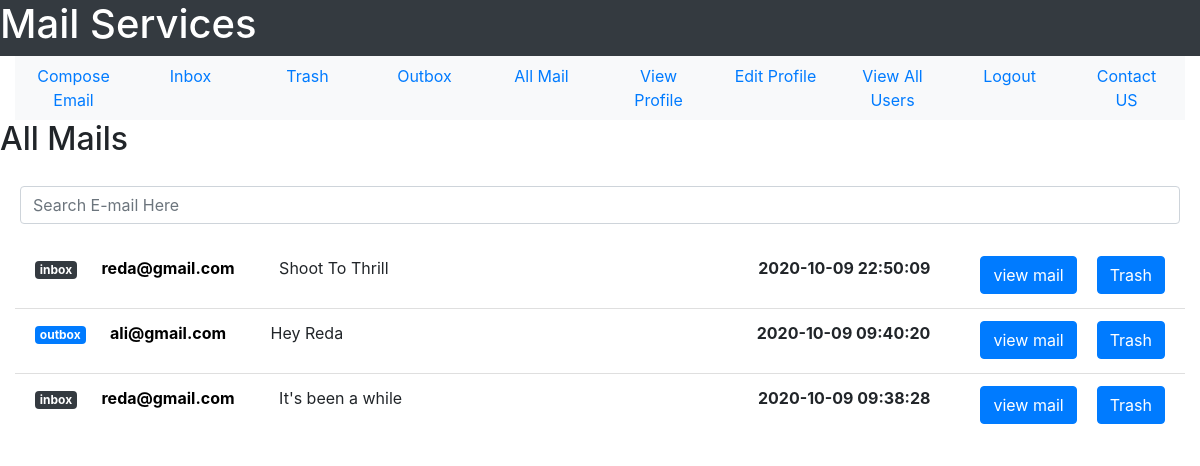
The app's page /all-mail (signed in), older data.
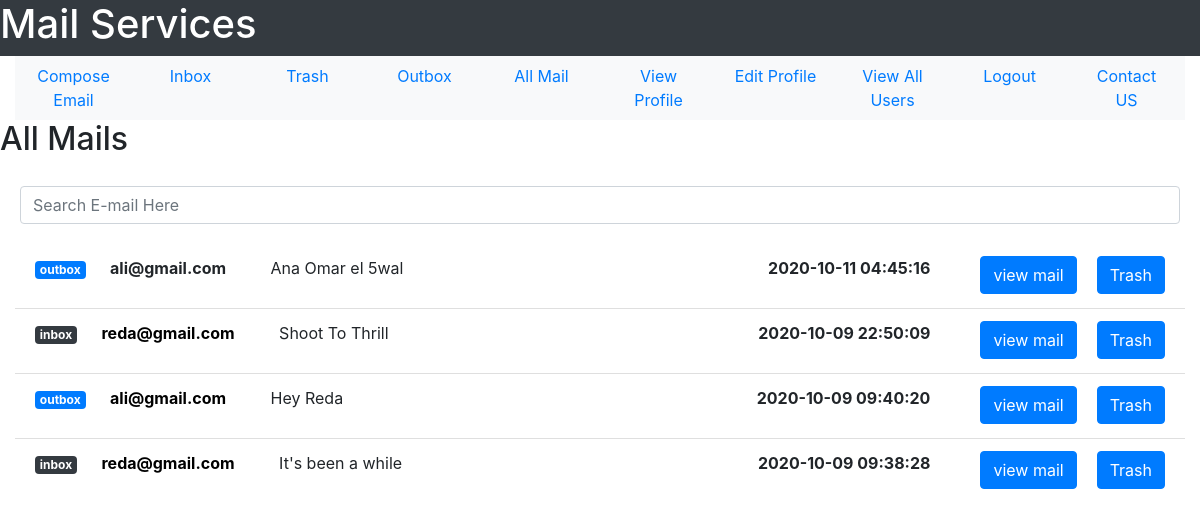
The same page, newer data.
### tables this page shows
CREATE TABLE user(user_id INTEGER PRIMARY KEY, user_name TEXT NOT NULL, user_email TEXT NOT NULL, user_password TEXT  NOT NULL, user_gender TEXT NOT NULL, user_date_of_birth TEXT NOT NULL, user_city TEXT NOT NULL, user_country TEXT NOT NULL, user_contact INTEGER, user_account_creation_date TEXT NOT NULL, user_active INTEGER DEFAULT 0 CHECK(user_active == 1 OR user_active == 0), UNIQUE(user_email));

CREATE TABLE mail(mail_id INTEGER PRIMARY KEY, sender_id INTEGER NOT NULL, receiver_id INTEGER NOT NULL, mail_subject TEXT, mail_body TEXT,  mail_date TEXT NOT NULL,mail_seen INTEGER DEFAULT 0 CHECK(mail_seen == 0 OR mail_seen == 1), sender_trashed INTEGER DEFAULT 0 CHECK(sender_trashed == 0 OR sender_trashed == 1), receiver_trashed INTEGER DEFAULT 0 CHECK(receiver_trashed == 0 OR receiver_trashed == 1), multiple_receivers INTEGER DEFAULT 0 CHECK(multiple_receivers == 0 OR multiple_receivers == 1), FOREIGN KEY(sender_id, receiver_id) REFERENCES user(user_id, user_id));

### User/User_Mail/user_mail.py (the view)
@user_mail_bp.route("/all-mail")
def see_all_mail():
    inbox = return_inbox(get_user_id(session["email"]))
    outbox = return_outbox(get_user_id(session["email"]))
    all_mail = sort_mails(inbox + outbox)
    return render_template("User_Mail/view_all_mail.html", all_mail = all_mail, user_email = session['email'])

### User/User_Mail/user_mail.py (called while the page is built)
def get_user_id(user_email):
    sqlite_connection = sqlite3.connect('MAIL_DB.db')
    select_user_query = """SELECT user_id FROM user WHERE user_email = ?;"""
    select_user_query_data = (user_email,)
    user_record = sqlite_connection.execute(select_user_query, select_user_query_data)
    user_id = 0
    for data in user_record:
        user_id = data[0]
    sqlite_connection.close()
    return user_id

def get_user_email(user_id):
    sqlite_connection = sqlite3.connect('MAIL_DB.db')
    select_user_query = """SELECT user_email FROM user WHERE user_id = ?;"""
    select_user_query_data = (user_id,)
    user_record = sqlite_connection.execute(select_user_query, select_user_query_data)
    user_email = ""
    for data in user_record:
        user_email = data[0]
    sqlite_connection.close()
    return user_email

def remove_milli_seconds(full_date):
    date = datetime.strptime(full_date, '%Y-%m-%d %H:%M:%S.%f')
    return date.strftime('%Y-%m-%d %H:%M:%S')

### User/User_Mail/templates/User_Mail/view_all_mail.html (shortened to what the changed rows need)
<!DOCTYPE html>
<html lang = "en">
    <head>
        <link rel="stylesheet" href="https://maxcdn.bootstrapcdn.com/bootstrap/4.5.2/css/bootstrap.min.css">
    </head>
    <body>
        <div class = "container-fluid">
            <div class = "row bg-dark text-white">
                <h1>Mail Services</h1>
            </div>
            <div class = "row">
                <h2>All Mails</h2>
            </div>
            <div>
                <ul class = "list-group list-group-flush">
                    {% for user_mail in all_mail %}
                        {% if user_mail["sender_mail"] == user_email %}
                            <li class = "list-group-item">
                                <p>
                                    <span class = "badge badge-primary">outbox</span>
                                    {%if user_mail["receiver_mail"] != "Multiple Receivers"%}
                                        <a href = "{{url_for('user_mail_bp.compose_to_email', user_mail = user_mail['sender_mail'])}}" style = "color: black;">
                                            <strong style = "margin: 20px;" id = "userMail">{{user_mail["sender_mail"]}}</strong>
                                        </a>
                                    {% else %}
                                        <strong style = "margin: 20px;" id = "userMail">{{user_mail["sender_mail"]}}</strong>
                                    {% endif %}
                                    <span style = "margin: 20px;" id = "mailSubject">{{user_mail["mail_subject"]}}</span>
                                    <a href = "{{url_for('user_mail_bp.all_mail_to_trash', mail_id = user_mail['mail_id'], trash_identity = 0)}}"
                                    class = "btn btn-primary float-right" style = "margin-left: 20px;">Trash</a>
                                    <a href = "{{url_for('user_mail_bp.view_mail', mail_id = user_mail['mail_id'])}}" class = "btn btn-primary float-right">view mail</a>
                                    <strong style = "margin-right: 50px;" class = "float-right">{{user_mail["mail_date"]}}</strong>
                                </p>
                            </li>
                            {% endif %}
                    {% endfor %}
                </ul>
                </div>
        </div>
    </body>
</html>

Row changes from the older to the newer data that the page shows:
added mail: mail_subject "Ana Omar el 5wal"
Text that changed along with them:
new list line: "outbox Trash view mail 2020-10-11 04:45:16"
new list line: "ali@gmail.com"
